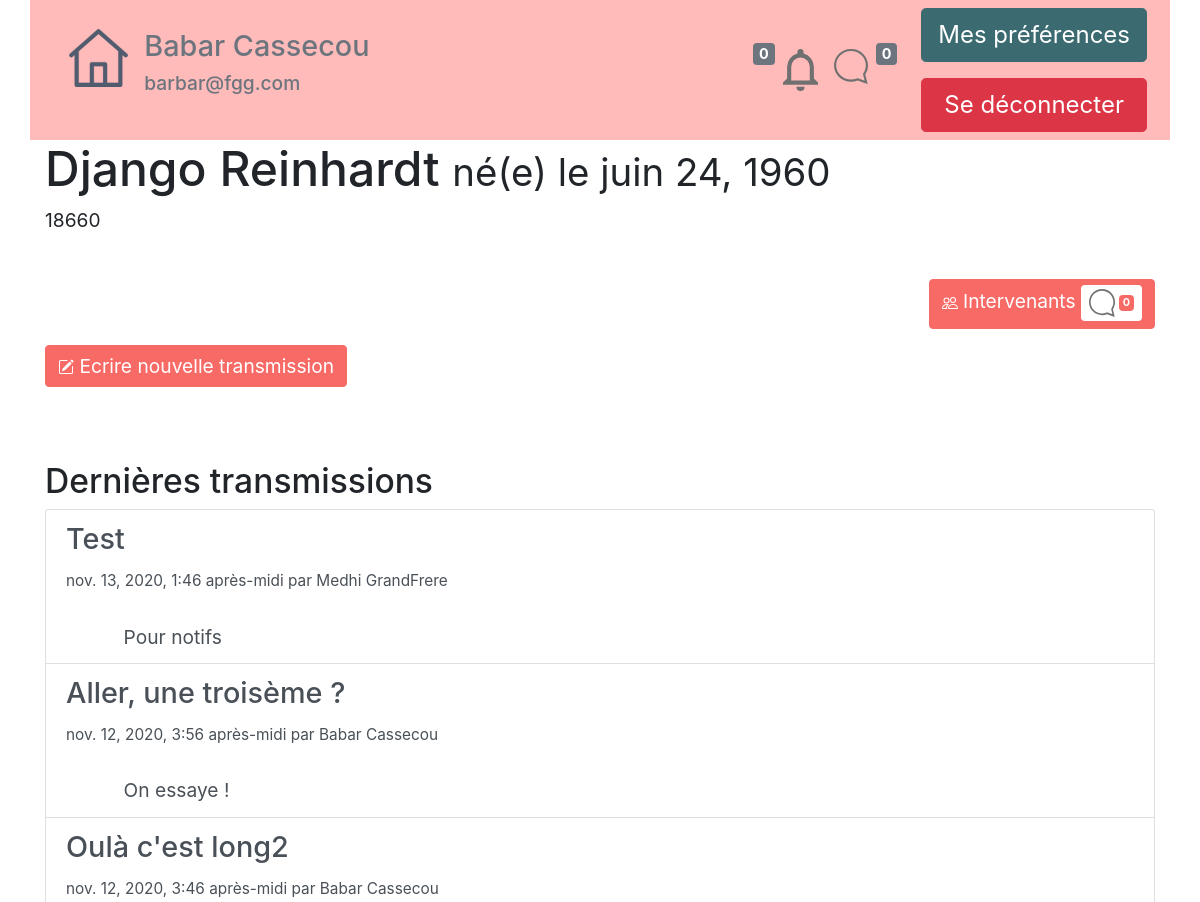
The page /tablecom/CarnetVisu/1 (signed in, upper part) on the database as committed earlier.
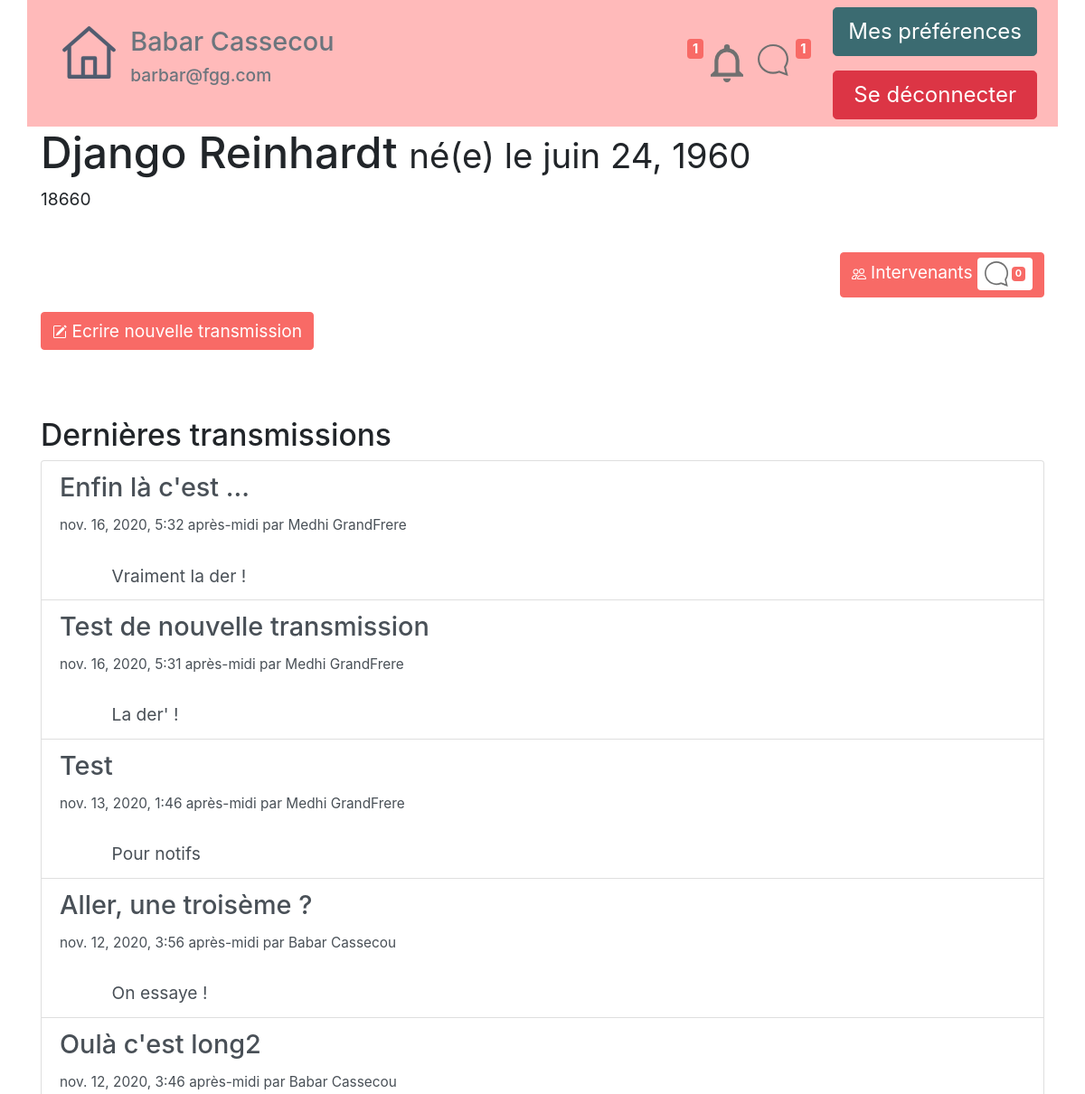
The same page on the database as committed later.
### tablecom/models.py (models this page shows, shortened)
class Article(models.Model): #table of differents "notes", or "articles" that will be created by Pro or LR
    active = models.BooleanField(default=True) #is active or not (suppressed ?)
    id_Professionnal=models.IntegerField(verbose_name='Id Professionnel')
    title = models.CharField(max_length=255, verbose_name="Titre")
    content = models.TextField(null=False, verbose_name="Contenu")
    date = models.DateTimeField(default=timezone.now,
                                verbose_name="Date de parution")
    valid_art=models.BooleanField(default=True) #validation or not of the article by legal Responsible
    list_to_notify = models.TextField(null=True, verbose_name="Id des personnes notifiée") #list of differents "pro"
    class Meta:
        verbose_name = "article"
        ordering = ['date']

### tablecom/views.py (the view)
# urls.py: path('CarnetVisu/<id_carnet>',views.ChildSNotebookVisu, name="ChildSNotebookVisu"),
def ChildSNotebookVisu(request,id_carnet):
    if request.user.has_perm("tablecom.CSNB{0}_access".format(id_carnet)):
        carnet = get_object_or_404(ChildSNotebook, id=id_carnet)
        print("Ouverture d'un carnet",id_carnet, carnet)
        carnet.notif_message = notif_message_by_CNB(request, id_carnet)
        listArticlesString= carnet.articles_id #catch list of articles ID
        newListOfArticles=list_of_articles(listArticlesString)
        newListOfArticles.reverse() #reverse list of articles to makes the last wroten the first printend
        """about notifications ..."""
        notif_fil_reset(request,id_carnet) #will call this function in notifications/modules_complementaires.py
        CarrierList = GlobalCarrier(request)  # will carry all necessary variables (for notification, ...)
        return render(request, 'tablecom/ChildSNotebook.html', locals())

### notifications/modules_complementaires.py (called while the page is built)
def CheckNCreateNotifFieldForIdCorrespondant(request,id_correspondant):  # will check if a "notification" entry exist for this user, if not create
    try:
        entreeNotifIdUser = Notifications.objects.get(user_id=id_correspondant)  # will catch the userspecific line
    except:
        try:
            Notifications.objects.create(user_id=id_correspondant)
            entreeNotifIdUser = Notifications.objects.get(user_id=id_correspondant)
        except:
            print("Problème de création de l'entrée des notifications")
    return entreeNotifIdUser

def stringTodict(stringToWorkWith):
    listTemp = stringToWorkWith.split(",")
    dictCreated = {}
    for item in listTemp:
        if item != '':
            minilist = item.split(":")
            dictCreated[minilist[0]] = minilist[1]
    return dictCreated

def notif_fil_global_count(request):
    entreeNotifIdUser = Notifications.objects.get(user_id=request.user.pk)  # entry of user's notification table
    dicoTemp = stringTodict(entreeNotifIdUser.NotifFil)
    somme = int()
    for valeur in dicoTemp.values():
        somme += int(valeur)
    return somme

### tablecom/models.py (called while the page is built)
    def __str__(self):
        return self.name

### tablecom/templates/tablecom/ChildSNotebook.html (shortened to what this page needs)
<!DOCTYPE html>
{% extends "tablecom/base.html" %}
{% block content %}
<div class="container">
<h1>{{ carnet.name }} {{ carnet.forename }} <span class="small"> né(e) le {{carnet.date_of_birth}}</span></h1>
<p class="infos">{{carnet.num_ident}}</p>
<br>
<div class="d-flex justify-content-end">
    <a href="{% url 'Message_Contact_List' carnet.id %}">
        <button type="button" class="btn btn-primary">
            <img src="/static/images/people.svg"/>
            Intervenants
            <span class="badge bg-white rounded p-0 m-0"><div class="container rounded p-1 m-0" ><img class="img-fluid w-50" src="/static/images/notif_mess_perso.svg"/>
                <span class="badge badge-primary">{{carnet.notif_message}}</span></div></span>
        </button>
    </a>
</div>
<p>
    <a href="{% url 'NewArticle' carnet.id %}">
        <button type="button" class="btn btn-primary">
            <img src="/static/images/write.svg"/>
            Ecrire nouvelle transmission
        </button>
    </a></p>
<br><br>
    <h3>Dernières transmissions </h3>
<div class="list-group">
    {% for article in newListOfArticles %}
    <a href="" class="list-group-item list-group-item-action">    <h4> {{article.title}} </h4> <small>
        {{article.date}} par {{ article.auteur_first_name}} {{ article.auteur_last_name}}</small>
        <div class="marge3"> <br>{{article.content}}</div> </a>
    {% empty %}
        <p>Aucun article trouvé.</p>
{% endfor %}
</div></div>
{% endblock %}

### tablecom/templates/tablecom/base.html (shortened to what this page needs)
<!DOCTYPE html>
    {% load static %}
    {% block head %}
        <html lang="fr">
        <head>
        <link rel="stylesheet" href="/static/bootstrapExportTheme/bootstrap.min.css" >
        <link rel="stylesheet" type="text/css" href="https://cdn.jsdelivr.net/npm/cookieconsent@3/build/cookieconsent.min.css" />
        </head>
    {% endblock %}
<body>
    <nav>
       {% block nav %}
            {% if user.is_authenticated %}
<div class="container" style="background:#ffbaba !important;">
    <div class="d-flex flex-wrap align-items-center">
          <div class="mr-auto p-3 ">
            <div class="d-flex justify-content-start">
                <div class="p-2"><a href="{% url 'accueil' %}"><img src="/static/images/home.svg" class="img-fluid"></a></div>
                <div class="p-2"><h4 class="text-secondary">{{ user.first_name }} {{ user.last_name }}</h4><h6 class="text-secondary"><p>{{ user.email }}</p></h6></div>
            </div>
          </div>
          <div class="p-3 ">
            <div class="d-flex">
                {% if CarrierList.1 == 0 %}
                <h6><span class="badge badge-secondary">{{ CarrierList.1 }}</span></h6>
                {% else %}
                <h6><span class="badge badge-primary">{{ CarrierList.1 }}</span></h6>
                {% endif %}
                <a href="{% url 'accueil' %}"><img src="{% static 'images/notif_fil_general.svg' %}" class="img-fluid p-2"></a>
                 <a href="{% url 'accueil' %}"><img src="{% static 'images/notif_mess_perso.svg' %}" class="img-fluid p-2"></a>
                {% if CarrierList.0 == 0 %}
                <h6><span class="badge badge-secondary">{{ CarrierList.0 }} </span></h6>
                {% else %}
                <h6><span class="badge badge-primary">{{ CarrierList.0 }}</span></h6>
                {% endif %}
            </div>
          </div>
          <div class="p- ">
            <div class="d-flex flex-column">
              <div class="p-2"><a href="{% url 'MyProfile' %}"><button type="button" class="btn btn-info btn-lg">Mes préférences</button></a></div>
              <div class="p-2"><a href="{% url 'deconnexion' %}"><button type="button" class="btn btn-danger btn-block btn-lg">Se déconnecter</button></a></div>
            </div>
          </div>
    </div>
</div>
            {% else %}
        <div class="container">
        </div>
            {% endif %}
       {% endblock %}
   </nav>
    {% block content %}Contenu à introduire{% endblock %}
</body>
</html>

Rows that differ between the two databases and show on the page:
added Article: title "Enfin là c'est ...", date "nov. 16, 2020, 5:32 après-midi", auteur_first_name "Medhi", auteur_last_name "GrandFrere", content "Vraiment la der !"
added Article: title "Test de nouvelle transmission", date "nov. 16, 2020, 5:31 après-midi", auteur_first_name "Medhi", auteur_last_name "GrandFrere", content "La der' !"
Other text that changed with them:
{{ CarrierList.1 }}: (not shown) → "1"
{{ CarrierList.0 }}: (not shown) → "1"
{{ CarrierList.1 }}: "0" → (not shown)
{{ CarrierList.0 }}: "0" → (not shown)
